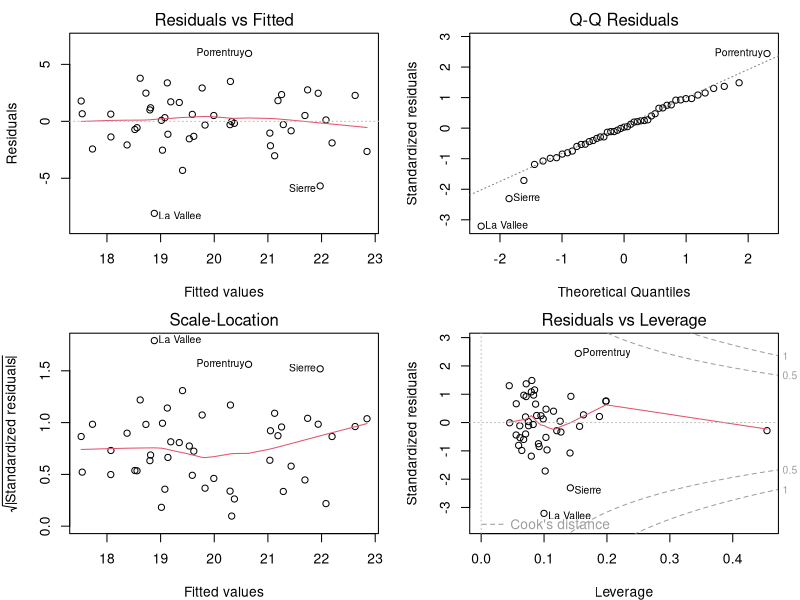
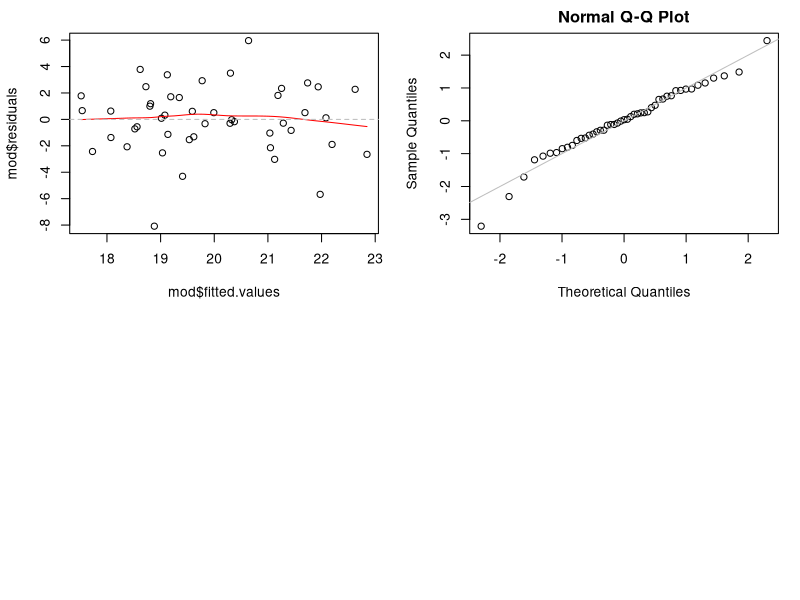

The R script that drew these images, in order:
#' ---
#' title: "Demo: Regression Basics"
#' subtitle: "NIHES BST02"
#' author: "Nicole Erler, Department of Biostatistics, Erasmus Medical Center"
#' date: "`r Sys.setenv(LANG = 'en_US.UTF-8'); format(Sys.Date(), '%d %B %Y')`"
#' output: 
#'   html_document:
#'     toc: true
#'     toc_float:
#'       collapsed: false
#' ---

#+  echo = FALSE
# This is not part of the demo. 
# It just allows the output to be wider (to make the html look nicer)
options(width = 105)


# ------------------------------------------------------------------------------

#' ## Linear Regression
#' ### Fitting the model
#' Fit a linear regression model
mod <- lm(Infant.Mortality ~ Fertility + Agriculture + Education + Catholic,
          data = swiss)

#' ### Model results
#' Get the model summary
summary(mod)

#' Extract the regression coefficients
coef(mod)

#' Obtain the confidence interval
confint(mod)

#' The function `confint()` also has arguments `parm` and `level` that let us
#' specify for which parameters we want to get the confidence interval and 
#' the confidence level.
confint(mod, level = 0.9, parm = -1)


#' ### Model evaluation
#' To evaluate how well the model fits the data we can check the diagnostic 
#' plots that are obtained when plotting the model:
#+ fig.width  = 8, fig.height = 6
par(mfrow = c(2, 2), mar = c(4, 4.2, 2, 1.3)) # graphical settings
plot(mod)

#' We can re-create some of these plots ourselves.

#' Residuals and fitted values can be obtained from a linear regression model in two ways:
mod$residuals
residuals(mod)

mod$fitted.values
fitted(mod) # also: fitted.values(mod)

scatter.smooth(mod$fitted.values, mod$residuals, lpars = list(col = 'red'))
abline(h = 0, lty = 2, col = 'grey')

#' #### QQ-plot
#' To create a normal QQ-plot we plot the quantiles of the standardized 
#' residuals against the quantiles of a normal distribution:
qqnorm(rstandard(mod))
abline(a = 0, b = 1, lty = 1, col = 'grey')




# ------------------------------------------------------------------------------
#' ## Logistic Regression
mod2 <- glm(case ~ age + education + spontaneous, data = infert, family = binomial())
summary(mod2)
#' Note: the coefficients are on the log odds ratio scale.

#' The functions `coef()` and `confint()` also work on GLMs.
#' 
#' 

#' ### Changing parts of the model
#' To re-fit the model with a small change, the function `update()` is useful:
mod2b <- update(mod2, formula = . ~ . - education)

#' In `update()` we specify the model we want to update and only those arguments
#' that need to be changed. In our case, the model formula.
#' Using `.` we can specify to keep parts of the formula the same.
#' This allows us to "subtract" `education` from the original formula.

#' `update()` also works for other types of objects (not just regression models):
formula(mod2)
update(formula(mod2), . ~ . - education)


#' ### Comparing Models
#' To check if `education` is needed in the model, we can use a likelihood ratio
#' test to compare the models with and without `education`.
#' This is implemented in the function `anova()`.
anova(mod2, mod2b, test = "LRT")

#' To compare non-nested models (where one model is not a special case of the
#' other model) we can use the `AIC()` or `BIC()`:

mod3 <- update(mod2b, formula = . ~ . - age + induced)

AIC(mod3, mod2b)
